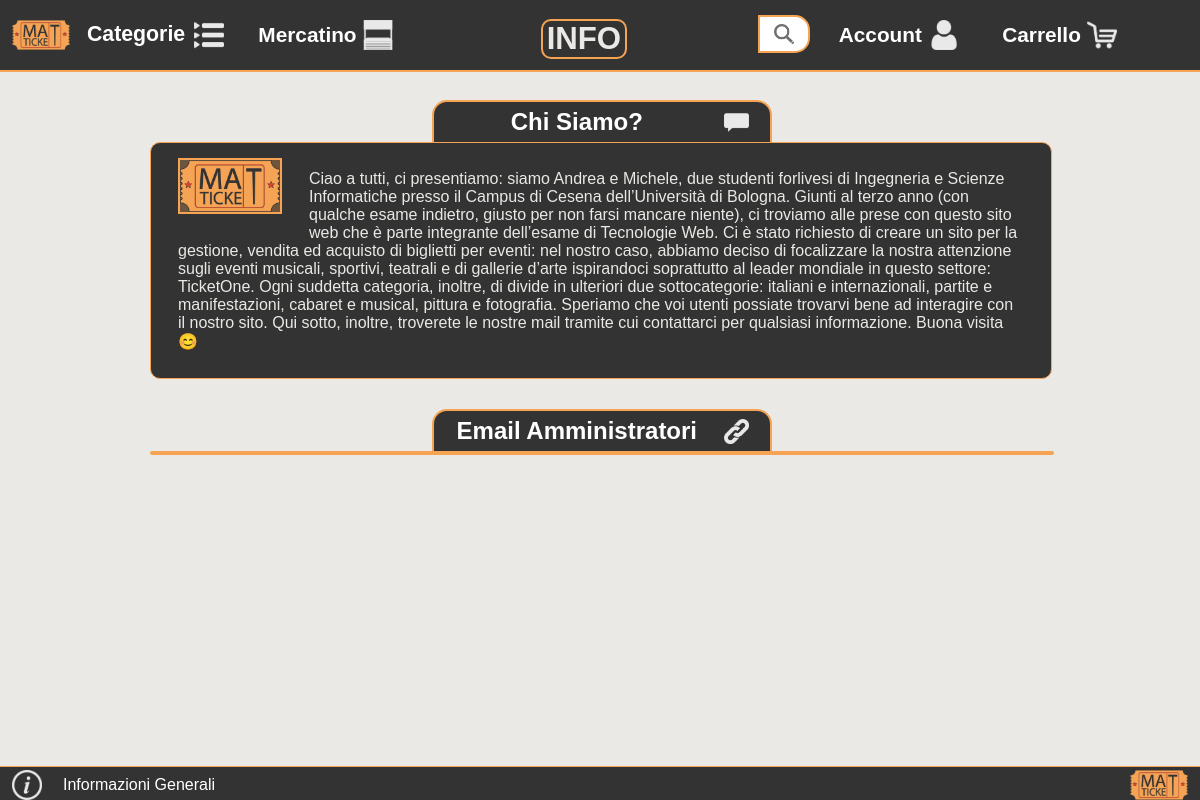
Before: /programmazione/info.php with the older database file.
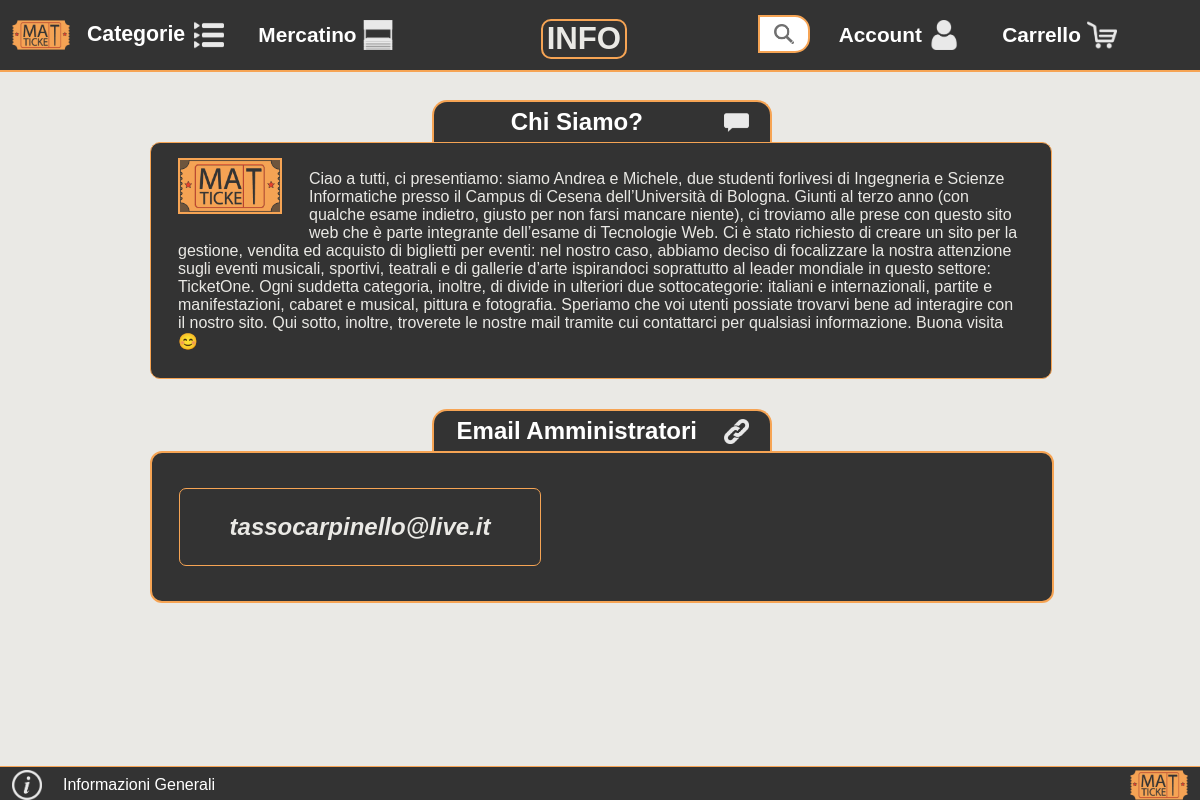
After: the same page with the newer database file.
### tables this page shows
CREATE TABLE `utente` (
  `IDutente` int(100) NOT NULL,
  `nomeU` varchar(100) NOT NULL,
  `cognomeU` varchar(100) NOT NULL,
  `nickname` varchar(100) NOT NULL,
  `immagineU` varchar(1000) NOT NULL,
  `dataregistrazione` date DEFAULT NULL,
  `tipoaccount` varchar(1000) DEFAULT NULL,
  `email` varchar(100) DEFAULT NULL,
  `puntiaccumulati` int(100) DEFAULT 0,
  `password` varchar(100) DEFAULT NULL,
  `confermato` int(1) DEFAULT NULL
);

### programmazione/info.php (called while the page is built)
<?php
require_once("dbh.php");
$templateParams["contenuto"]="contenutoInfo.php";
$templateParams["nomePagina"] = "INFO";
$templateParams["csss"] = $linkingCss->linkingCss("info");
$templateParams["emails"] = $dbh->getAdmEMails();
require("template/base.php");
?>

### programmazione/dbh.php (called while the page is built, shortened)
<?php
    require_once("./db/database.php");
    $dbh = new DatabaseHelper("localhost","root","","matticket");
    require_once("./functions/cssFunctions.php");
    $linkingCss = new cssFunctions();
?>

### programmazione/functions/cssFunctions.php (called while the page is built, shortened)
<?php
    class cssFunctions{
        public function linkingCss($nomeTemplate){
            switch($nomeTemplate){
                case 'info' : return $csss = array("./css/utili/article.css","./css/utili/linkEsterni.css");
            }
        }
    }
?>

### programmazione/db/database.php (called while the page is built, shortened)
<?php
class DatabaseHelper{
    private $db;
    public function __construct($server,$user,$password,$db){
     $this->db = new mysqli($server,$user,$password,$db);
    }
    public function getAdmEMails(){
        $stmt = $this->db->prepare("SELECT email
                                    FROM utente
                                    WHERE tipoaccount = 'amministratore'");
        $stmt->execute();
        $result = $stmt->get_result();
        return $result->fetch_all(MYSQLI_ASSOC);
    }
}
?>

### programmazione/template/contenutoInfo.php (the view, shortened to what this page needs)
<?php
$desc = "Ciao a tutti, ci presentiamo: siamo Andrea e Michele, due studenti forlivesi di Ingegneria e Scienze Informatiche presso il Campus di Cesena dell’Università di Bologna. Giunti al terzo anno (con qualche esame indietro, giusto per non farsi mancare niente), ci troviamo alle prese con questo sito web che è parte integrante dell’esame di Tecnologie Web.
Ci è stato richiesto di creare un sito per la gestione, vendita ed acquisto di biglietti per eventi: nel nostro caso, abbiamo deciso di focalizzare la nostra attenzione sugli eventi musicali, sportivi, teatrali e di gallerie d’arte ispirandoci soprattutto al leader mondiale in questo settore: TicketOne.
Ogni suddetta categoria, inoltre, di divide in ulteriori due sottocategorie: italiani e internazionali, partite e manifestazioni, cabaret e musical, pittura e fotografia.
Speriamo che voi utenti possiate trovarvi bene ad interagire con il nostro sito.
Qui sotto, inoltre, troverete le nostre mail tramite cui contattarci per qualsiasi informazione.
Buona visita 😊";
?>
<div>
    <ul id="intestazione">
        <li><a><h2>Chi Siamo?</h2></a></li>
        <li id="liLogoSubCat"><img src = "./img/icone/Nuvoletta.png" alt="immagine rappresentativa di un ticket"/></a></li>
    <ul id="descrizione">
        <li><img src="./img/Logo.png" alt= "Logo Matticket"></li>
        <article name="desc" id="insDesc" cols="" rows=""> <?php echo $desc?> </article>
    </ul>
<div>
    <ul id="intestazione">
            <li><a><h2>Email Amministratori</h2></a></li>
            <li id="liLogoSubCat"><img src = "./img/icone/Link.png" alt="immagine rappresentativa di un collegamento"/></a></li>
        </ul><ul id="oggetti">
        <?php foreach($templateParams["emails"] as $email): ?>
        <li class="linkEsterni"><a href=<?php echo "mailto:".$email["email"]?>><p><?php echo $email["email"]?></p></a></li>
        <?php endforeach; ?>
        </ul>
</div>

Changed rows visible on the page:
added utente: email "tassocarpinello@live.it"
